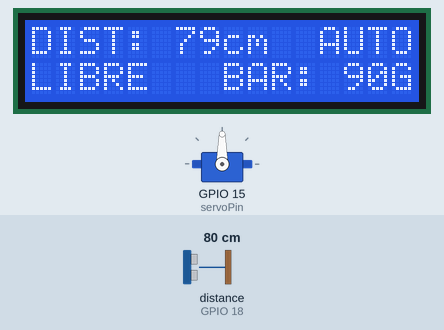
This sketch was run on a simulated ESP32. Parts: 16×2 character LCD, servo. Wiring (inferred from the names in the program): ultrasonic range finder: trigger GPIO 5; echo GPIO 18. The test bench sets the inputs (shaded band); at power-on: distance to the obstacle (sensor on GPIO 18) 80 cm. The echo pulse lasts 58.3 µs per cm; nothing arrives over Bluetooth unless stated; what the sketch prints to the serial monitor is not drawn.

Above: at 1.2 s.
1.3 s: distance to the obstacle (sensor on GPIO 18) set to 12 cm
At 2.2 s:
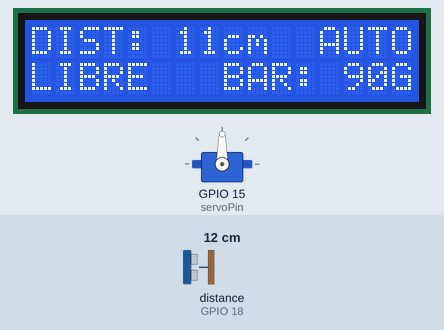
3.0 s: distance to the obstacle (sensor on GPIO 18) set to 9 cm
At 4.5 s:
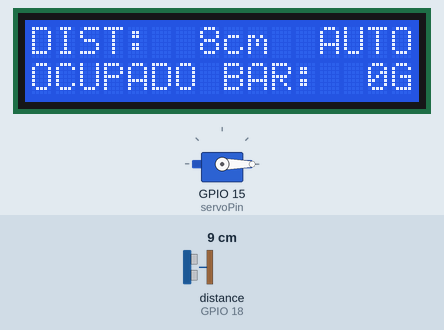
6.0 s: distance to the obstacle (sensor on GPIO 18) set to 2 cm
At 6.8 s:
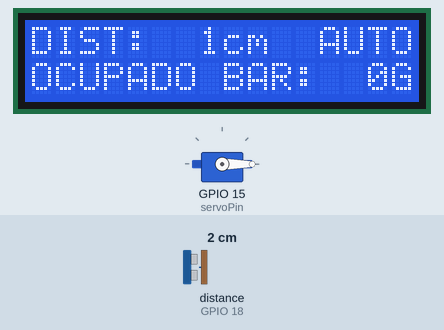
Timing chart, 0 to 9.0 s (numbered marks = the images above; inputs shaded):
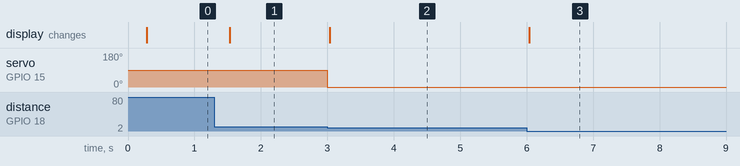

The sketch:

sketch_estacionamiento_iot.ino
```cpp
/**
 * ============================================================================
 * SISTEMA DE CONTROL Y MONITOREO DE BARRERA DE ESTACIONAMIENTO INTELIGENTE
 * Arquitectura IoT/OT Segura bajo Familia ISO/IEC 27000 (ISO/IEC 27400)
 * Institución: INACAP - Ingeniería en Informática / Telecomunicaciones / Automatización
 *
 * HARDWARE ESP32:
 *  - Sensor Ultrasónico HC-SR04 : trigPin = 5, echoPin = 18
 *  - Actuador Servomotor SG90   : servoPin = 15 (90° = LIBRE/Arriba, 0° = OCUPADO/Abajo)
 *  - Pantalla LCD I2C (0x27)    : 16x2 caracteres (SDA = 21, SCL = 22)
 *  - Conectividad Inalámbrica   : Bluetooth Clásico SPP (BluetoothSerial)
 *
 * CARACTERÍSTICAS DE INGENIERÍA:
 *  - Cero bloqueo del loop(): Uso estricto de millis() en lugar de delay() largos.
 *  - Tramas JSON delimitadas por salto de línea ('\n') con validación de token ISO 27400.
 *  - Modo AUTO (gobernado por HC-SR04 < 10 cm) y Modo MANUAL (gobernado desde App Android).
 * ============================================================================
 */

#include <Wire.h>
#include <LiquidCrystal_I2C.h>
#include <ESP32Servo.h>
#include "BluetoothSerial.h"

#if !defined(CONFIG_BT_ENABLED) || !defined(CONFIG_BLUEDROID_ENABLED)
#error "Bluetooth Clásico no está habilitado en la configuración de placa ESP32."
#endif

// Definición de Pines (Hardware Prototipo ESP32)
const int trigPin  = 5;
const int echoPin  = 18;
const int servoPin = 15;

// Instancias de Periféricos
LiquidCrystal_I2C lcd(0x27, 16, 2); // SDA = 21, SCL = 22 por defecto en ESP32 Wire
Servo barreraServo;
BluetoothSerial SerialBT;

// Variables de Estado del Sistema OT
long distanciaCm         = 25;
String estadoParking     = "LIBRE";   // "LIBRE" o "OCUPADO"
int anguloBarrera        = 90;        // 90° = Arriba (Libre), 0° = Abajo (Cerrada)
String modoOperacion     = "AUTO";    // "AUTO" o "MANUAL"

// Temporizadores no bloqueantes con millis()
unsigned long ultimoMuestreoMs   = 0;
unsigned long ultimaTelemetriaMs = 0;
const unsigned long INTERVALO_MUESTREO_MS   = 250; // Lectura HC-SR04 + LCD cada 250 ms
const unsigned long INTERVALO_TELEMETRIA_MS = 800; // Envío JSON a Android cada 800 ms

// Buffer receptor de comandos por Bluetooth
String rxBuffer = "";

// Prototipos
long medirDistanciaUltrasonicaCm();
void evaluarLogicaControl();
void actualizarPantallaLcd();
void enviarTramaTelemetria();
void procesarTramaComando(const String& jsonLine);
String extraerValorJsonString(const String& json, const String& clave);
int extraerValorJsonInt(const String& json, const String& clave, int valorPorDefecto);

void setup() {
  Serial.begin(115200);

  // 1. Configurar pines del Sensor Ultrasónico HC-SR04
  pinMode(trigPin, OUTPUT);
  pinMode(echoPin, INPUT);

  // 2. Inicializar Bus I2C (SDA = 21, SCL = 22) y Pantalla LCD 0x27 (16x2)
  Wire.begin(21, 22);
  lcd.init();
  lcd.backlight();
  lcd.clear();
  lcd.setCursor(0, 0);
  lcd.print("INACAP IoT/OT");
  lcd.setCursor(0, 1);
  lcd.print("INIT ISO 27400..");

  // 3. Inicializar Servomotor en Pin 15 (50Hz estándar SG90/MG90S)
  ESP32PWM::allocateTimer(0);
  barreraServo.setPeriodHertz(50);
  barreraServo.attach(servoPin, 500, 2400);
  barreraServo.write(anguloBarrera);

  // 4. Iniciar Bluetooth Clásico RFCOMM (SPP)
  SerialBT.begin("ESP32_Barrera_INACAP");
  Serial.println("Nodo OT ESP32 iniciado: Bluetooth 'ESP32_Barrera_INACAP' listo.");
}

void loop() {
  unsigned long ahoraMs = millis();

  // A. Recepción no bloqueante de comandos desde la App Android
  while (SerialBT.available()) {
    char c = (char)SerialBT.read();
    if (c == '\n') {
      rxBuffer.trim();
      if (rxBuffer.length() > 0) {
        procesarTramaComando(rxBuffer);
      }
      rxBuffer = "";
    } else if (c != '\r') {
      rxBuffer += c;
      if (rxBuffer.length() > 512) {
        rxBuffer = ""; // Protección contra desbordamiento de buffer (ISO 27400)
      }
    }
  }

  // B. Muestreo periódico del sensor ultrasónico HC-SR04 y actualización de servo/LCD
  if (ahoraMs - ultimoMuestreoMs >= INTERVALO_MUESTREO_MS) {
    ultimoMuestreoMs = ahoraMs;
    distanciaCm = medirDistanciaUltrasonicaCm();
    evaluarLogicaControl();
    actualizarPantallaLcd();
  }

  // C. Envío periódico de telemetría JSON a la Estación de Control Android
  if (ahoraMs - ultimaTelemetriaMs >= INTERVALO_TELEMETRIA_MS) {
    ultimaTelemetriaMs = ahoraMs;
    if (SerialBT.hasClient()) {
      enviarTramaTelemetria();
    }
  }
}

/**
 * Mide la distancia en cm con el sensor HC-SR04 usando timeout corto (25000 us)
 * para evitar bloquear el microcontrolador si no hay eco.
 */
long medirDistanciaUltrasonicaCm() {
  digitalWrite(trigPin, LOW);
  delayMicroseconds(2);
  digitalWrite(trigPin, HIGH);
  delayMicroseconds(10);
  digitalWrite(trigPin, LOW);

  long duracionUs = pulseIn(echoPin, HIGH, 25000); // Timeout 25 ms (~4 metros máx)
  if (duracionUs <= 0) {
    return 100; // Sin obstáculo cercano detectado
  }
  long cm = duracionUs * 0.034 / 2;
  return constrain(cm, 1, 400);
}

/**
 * Aplica la lógica de negocio del estacionamiento:
 * - Si distancia > 0 y < 10 cm: Estado = OCUPADO; en modo AUTO baja la barrera (0°).
 * - Si distancia >= 10 cm: Estado = LIBRE; en modo AUTO sube la barrera (90°).
 */
void evaluarLogicaControl() {
  if (distanciaCm > 0 && distanciaCm < 10) {
    estadoParking = "OCUPADO";
    if (modoOperacion == "AUTO") {
      anguloBarrera = 0;
    }
  } else {
    estadoParking = "LIBRE";
    if (modoOperacion == "AUTO") {
      anguloBarrera = 90;
    }
  }
  barreraServo.write(anguloBarrera);
}

/**
 * Actualiza las 2 filas de la pantalla LCD I2C 0x27 sin parpadeos bruscos.
 */
void actualizarPantallaLcd() {
  char fila0[17];
  char fila1[17];

  snprintf(fila0, sizeof(fila0), "DIST:%3ldcm %5s", distanciaCm, modoOperacion.c_str());
  snprintf(fila1, sizeof(fila1), "%-7s BAR:%3dG", estadoParking.c_str(), anguloBarrera);

  lcd.setCursor(0, 0);
  lcd.print(fila0);
  lcd.setCursor(0, 1);
  lcd.print(fila1);
}

/**
 * Construye y transmite la trama JSON delimitada por '\n':
 * {"dist":8,"estado":"OCUPADO","barrera":0,"modo":"AUTO","crc":"OK"}\n
 */
void enviarTramaTelemetria() {
  String trama = "{\"dist\":";
  trama += String(distanciaCm);
  trama += ",\"estado\":\"";
  trama += estadoParking;
  trama += "\",\"barrera\":";
  trama += String(anguloBarrera);
  trama += ",\"modo\":\"";
  trama += modoOperacion;
  trama += "\",\"crc\":\"OK\"}\n";

  SerialBT.print(trama);
  Serial.print("TX -> " + trama);
}

/**
 * Procesa comandos JSON entrantes desde la App Android validando el token ISO 27400:
 * Ejemplo: {"cmd":"SET_BARRERA","val":90,"modo":"MANUAL","token":"INA-..."}\n
 */
void procesarTramaComando(const String& jsonLine) {
  Serial.println("RX <- " + jsonLine);

  String token = extraerValorJsonString(jsonLine, "token");
  if (!token.startsWith("INA-") && token.length() < 6) {
    Serial.println("SEC # Comando rechazado: Token ISO 27400 invalido.");
    return;
  }

  String cmd  = extraerValorJsonString(jsonLine, "cmd");
  String modo = extraerValorJsonString(jsonLine, "modo");
  int val     = extraerValorJsonInt(jsonLine, "val", -1);

  if (cmd == "SET_BARRERA") {
    modoOperacion = "MANUAL";
    anguloBarrera = (val >= 45) ? 90 : 0;
    barreraServo.write(anguloBarrera);
  } else if (cmd == "SET_MODO" || modo == "AUTO") {
    modoOperacion = "AUTO";
    evaluarLogicaControl();
  }

  actualizarPantallaLcd();
  enviarTramaTelemetria();
}

// Utilidades ligeras de parsing JSON sin sobrecarga de memoria dinámica
String extraerValorJsonString(const String& json, const String& clave) {
  String patron = "\"" + clave + "\":\"";
  int inicio = json.indexOf(patron);
  if (inicio == -1) return "";
  inicio += patron.length();
  int fin = json.indexOf("\"", inicio);
  if (fin == -1) return "";
  return json.substring(inicio, fin);
}

int extraerValorJsonInt(const String& json, const String& clave, int valorPorDefecto) {
  String patron = "\"" + clave + "\":";
  int inicio = json.indexOf(patron);
  if (inicio == -1) return valorPorDefecto;
  inicio += patron.length();
  int fin = inicio;
  while (fin < (int)json.length() && (isDigit(json[fin]) || json[fin] == '-')) {
    fin++;
  }
  if (fin == inicio) return valorPorDefecto;
  return json.substring(inicio, fin).toInt();
}
```

Measured:
- the behaviour switches between 11 and 10 cm on distance to the obstacle (sensor on GPIO 18) (found by bisection; images 1 and 2)
- after the input at 1.3 s, the display: changes after 0.23 s (image 1)
- after the input at 3.0 s, servo on GPIO 15 (servoPin): 90° → 0° at once; the display: changes at once (image 2)
- after the input at 6.0 s, the display: changes at once (image 3)
